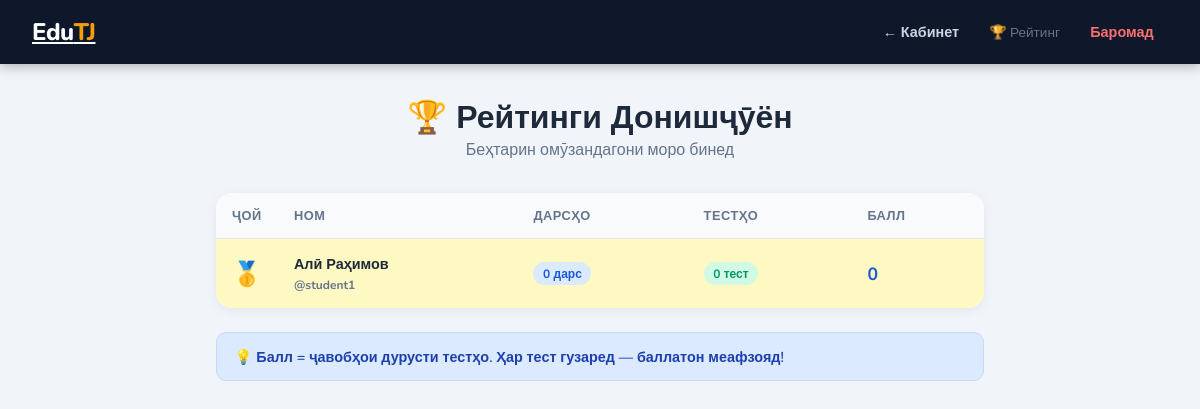
The app's page /reiting (signed in) with its own data.
### tables this page shows
CREATE TABLE users (
            id INTEGER PRIMARY KEY AUTOINCREMENT,
            username TEXT UNIQUE NOT NULL,
            password TEXT NOT NULL,
            full_name TEXT,
            role TEXT DEFAULT 'student',
            xp INTEGER DEFAULT 0,
            lang TEXT DEFAULT 'tg',
            dark_mode INTEGER DEFAULT 0,
            created_at TEXT DEFAULT CURRENT_TIMESTAMP
        );

### app.py (the view)
@app.route('/reiting')
@login_required
def reiting():
    db = get_db()
    users = db.execute("""SELECT u.full_name, u.username, u.xp,
               COUNT(DISTINCT p.lesson_id) as lessons_done,
               COALESCE(SUM(tr.score),0) as total_score,
               COUNT(DISTINCT tr.test_id) as tests_done
        FROM users u LEFT JOIN progress p ON u.id=p.user_id AND p.completed=1
        LEFT JOIN test_results tr ON u.id=tr.user_id AND tr.passed=1
        WHERE u.role='student' GROUP BY u.id ORDER BY u.xp DESC""").fetchall()
    db.close()
    return render_template('reiting.html', users=users)

### app.py (called while the page is built)
def get_db():
    conn = sqlite3.connect(DB)
    conn.row_factory = sqlite3.Row
    return conn

def login_required(f):
    from functools import wraps
    @wraps(f)
    def d(*a, **k):
        if 'user_id' not in session: return redirect(url_for('login'))
        return f(*a, **k)
    return d

### templates/reiting.html (shortened to what this page needs)
<!DOCTYPE html>
<html lang="tg">
<head>
<link rel="stylesheet" href="/static/css/style.css">
</head>
<body>
<nav class="nav">
  <a href="/" class="nav-logo">Edu<span>TJ</span></a>
  <div class="nav-links">
    <a href="/pupil">← Кабинет</a>
    <span style="color:#64748b;font-size:.85rem;">🏆 Рейтинг</span>
    <a href="/logout" style="color:#f87171">Баромад</a>
  </div>
</nav>
<div style="max-width:800px;margin:2rem auto;padding:0 1rem;">
  <div style="text-align:center;margin-bottom:2rem;">
    <h1 style="font-size:2rem;font-weight:800;">🏆 Рейтинги Донишҷӯён</h1>
    <p style="color:var(--muted);">Беҳтарин омӯзандагони моро бинед</p>
  </div>
  <div class="rank-table">
    <table>
      <thead>
        <tr>
          <th style="width:60px;">Ҷой</th>
          <th>Ном</th>
          <th>Дарсҳо</th>
          <th>Тестҳо</th>
          <th>Балл</th>
        </tr>
      </thead>
      <tbody>
        {% for u in users %}
        <tr class="rank-{{ loop.index }}">
          <td>
            <span class="medal">
              {% if loop.index == 1 %}🥇{% elif loop.index == 2 %}🥈{% elif loop.index == 3 %}🥉{% else %}{{ loop.index }}{% endif %}
            </span>
          </td>
          <td>
            <strong>{{ u.full_name }}</strong>
            <br><small style="color:var(--muted);font-size:.75rem;">@{{ u.username }}</small>
          </td>
          <td><span class="badge badge-blue">{{ u.lessons_done }} дарс</span></td>
          <td><span class="badge badge-green">{{ u.tests_done }} тест</span></td>
          <td><strong style="font-size:1.1rem;color:var(--primary);">{{ u.total_score }}</strong></td>
        </tr>
        {% else %}
        <tr><td colspan="5" style="text-align:center;color:var(--muted);padding:2rem;">Ҳанӯз касе нест</td></tr>
        {% endfor %}
      </tbody>
    </table>
  </div>
  <div class="alert alert-info" style="margin-top:1.5rem;">
    💡 Балл = ҷавобҳои дурусти тестҳо. Ҳар тест гузаред — баллатон меафзояд!
  </div>
</div>
</body>
</html>

### static/css/style.css (style rules this page uses)
:root { --primary: #1a56db; --primary-dark: #1040b0; --accent: #f59e0b; --success: #10b981; --danger: #ef4444; --bg: #f1f5f9; --card: #ffffff; --text: #1e293b; --muted: #64748b; --border: #e2e8f0; --sidebar: #0f172a; --sidebar-text: #cbd5e1; }
* { margin:0; padding:0; box-sizing:border-box; }
body { font-family:'Nunito',sans-serif; background:var(--bg); color:var(--text); min-height:100vh; }
.nav { background:var(--sidebar); padding:0 2rem; display:flex; align-items:center; justify-content:space-between; height:64px; box-shadow:0 2px 12px rgba(0,0,0,.3); position:sticky; top:0; z-index:100; }
.nav-logo { font-size:1.5rem; font-weight:800; color:#fff; letter-spacing:-0.5px; }
.nav-logo span { color:var(--accent); }
.nav-links { display:flex; gap:1rem; align-items:center; }
.nav-links a { color:var(--sidebar-text); text-decoration:none; font-weight:600; font-size:.9rem; padding:.4rem .9rem; border-radius:8px; transition:.2s; }
table { width:100%; border-collapse:collapse; }
th { background:#f8fafc; font-size:.8rem; font-weight:700; text-transform:uppercase; letter-spacing:.5px; color:var(--muted); padding:.85rem 1rem; text-align:left; border-bottom:1px solid var(--border); }
td { padding:.9rem 1rem; border-bottom:1px solid var(--border); font-size:.9rem; }
tr:last-child td { border-bottom:none; }
.rank-table { background:#fff; border-radius:16px; overflow:hidden; box-shadow:0 2px 12px rgba(0,0,0,.07); }
.rank-1 td { background:#fef9c3; font-weight:700; }
.medal { font-size:1.5rem; }
.badge { display:inline-block; padding:.2rem .6rem; border-radius:20px; font-size:.75rem; font-weight:700; }
.badge-blue { background:#dbeafe; color:var(--primary); }
.badge-green { background:#d1fae5; color:#059669; }
.alert { padding:.85rem 1.1rem; border-radius:10px; margin-bottom:1rem; font-weight:600; font-size:.9rem; }
.alert-info { background:#dbeafe; color:#1e40af; border:1px solid #bfdbfe; }

### records on screen
users: full_name "Алӣ Раҳимов", username "student1", lessons_done "0", tests_done "0", total_score "0"
